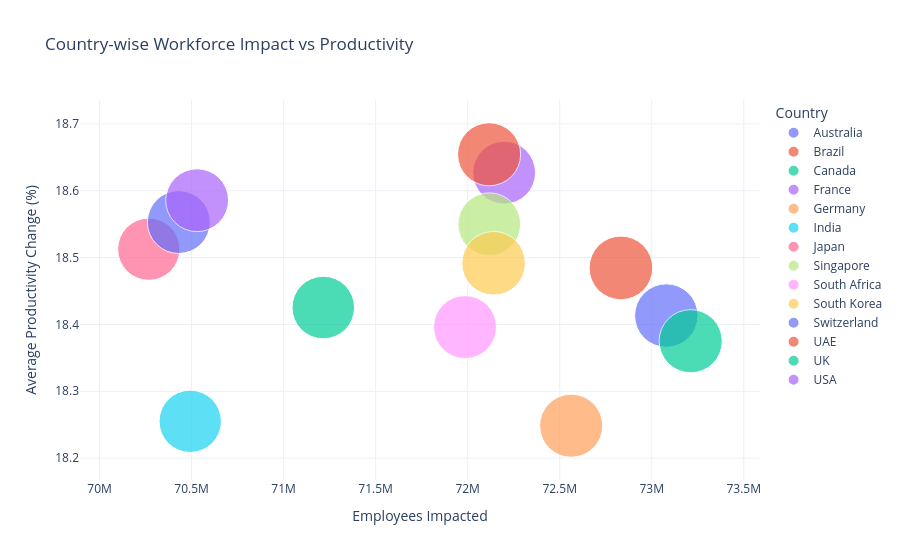

Notebook cell for this chart:
### Markdown cell above
COUNTRY IMPACT VS PRODUCTIVITY

### Code cell
#Country Impact vs Productivity

country_summary = (
    df.groupby("Country")
    .agg(
        Employees_Impacted=("Number of Employees Impacted", "sum"),
        Avg_Productivity=("Productivity Change (%)", "mean"),
        New_Roles=("New Roles Created", "sum")
    )
    .reset_index()
)

fig5 = px.scatter(
    country_summary,
    x="Employees_Impacted",
    y="Avg_Productivity",
    size="New_Roles",
    color="Country",
    hover_name="Country",
    size_max=45,
    title="Country-wise Workforce Impact vs Productivity"
)

fig5.update_layout(
    template="plotly_white",
    xaxis_title="Employees Impacted",
    yaxis_title="Average Productivity Change (%)"
)

fig5.show()

### Figure 1 — Plotly figure (JSON) as saved in the notebook; plotly's stock layout.template omitted (floating-point values rounded to 4 significant figures)
{"data": [{"hovertemplate": "<b>%{hovertext}</b><br><br>Country=Australia<br>Employees_Impacted=%{x}<br>Avg_Productivity=%{y}<br>New_Roles=%{marker.size}<extra></extra>", "hovertext": ["Australia"], "legendgroup": "Australia", "marker": {"color": "#636efa", "size": [112170], "sizemode": "area", "sizeref": 55.91, "symbol": "circle"}, "mode": "markers", "name": "Australia", "orientation": "v", "showlegend": true, "type": "scatter", "x": [73079031], "xaxis": "x", "y": [18.41], "yaxis": "y"}, {"hovertemplate": "<b>%{hovertext}</b><br><br>Country=Brazil<br>Employees_Impacted=%{x}<br>Avg_Productivity=%{y}<br>New_Roles=%{marker.size}<extra></extra>", "hovertext": ["Brazil"], "legendgroup": "Brazil", "marker": {"color": "#EF553B", "size": [113219], "sizemode": "area", "sizeref": 55.91, "symbol": "circle"}, "mode": "markers", "name": "Brazil", "orientation": "v", "showlegend": true, "type": "scatter", "x": [72832588], "xaxis": "x", "y": [18.48], "yaxis": "y"}, {"hovertemplate": "<b>%{hovertext}</b><br><br>Country=Canada<br>Employees_Impacted=%{x}<br>Avg_Productivity=%{y}<br>New_Roles=%{marker.size}<extra></extra>", "hovertext": ["Canada"], "legendgroup": "Canada", "marker": {"color": "#00cc96", "size": [111573], "sizemode": "area", "sizeref": 55.91, "symbol": "circle"}, "mode": "markers", "name": "Canada", "orientation": "v", "showlegend": true, "type": "scatter", "x": [73211580], "xaxis": "x", "y": [18.37], "yaxis": "y"}, {"hovertemplate": "<b>%{hovertext}</b><br><br>Country=France<br>Employees_Impacted=%{x}<br>Avg_Productivity=%{y}<br>New_Roles=%{marker.size}<extra></extra>", "hovertext": ["France"], "legendgroup": "France", "marker": {"color": "#ab63fa", "size": [110323], "sizemode": "area", "sizeref": 55.91, "symbol": "circle"}, "mode": "markers", "name": "France", "orientation": "v", "showlegend": true, "type": "scatter", "x": [72198211], "xaxis": "x", "y": [18.63], "yaxis": "y"}, {"hovertemplate": "<b>%{hovertext}</b><br><br>Country=Germany<br>Employees_Impacted=%{x}<br>Avg_Productivity=%{y}<br>New_Roles=%{marker.size}<extra></extra>", "hovertext": ["Germany"], "legendgroup": "Germany", "marker": {"color": "#FFA15A", "size": [111245], "sizemode": "area", "sizeref": 55.91, "symbol": "circle"}, "mode": "markers", "name": "Germany", "orientation": "v", "showlegend": true, "type": "scatter", "x": [72562351], "xaxis": "x", "y": [18.25], "yaxis": "y"}, {"hovertemplate": "<b>%{hovertext}</b><br><br>Country=India<br>Employees_Impacted=%{x}<br>Avg_Productivity=%{y}<br>New_Roles=%{marker.size}<extra></extra>", "hovertext": ["India"], "legendgroup": "India", "marker": {"color": "#19d3f3", "size": [108407], "sizemode": "area", "sizeref": 55.91, "symbol": "circle"}, "mode": "markers", "name": "India", "orientation": "v", "showlegend": true, "type": "scatter", "x": [70492597], "xaxis": "x", "y": [18.26], "yaxis": "y"}, {"hovertemplate": "<b>%{hovertext}</b><br><br>Country=Japan<br>Employees_Impacted=%{x}<br>Avg_Productivity=%{y}<br>New_Roles=%{marker.size}<extra></extra>", "hovertext": ["Japan"], "legendgroup": "Japan", "marker": {"color": "#FF6692", "size": [108171], "sizemode": "area", "sizeref": 55.91, "symbol": "circle"}, "mode": "markers", "name": "Japan", "orientation": "v", "showlegend": true, "type": "scatter", "x": [70267414], "xaxis": "x", "y": [18.51], "yaxis": "y"}, {"hovertemplate": "<b>%{hovertext}</b><br><br>Country=Singapore<br>Employees_Impacted=%{x}<br>Avg_Productivity=%{y}<br>New_Roles=%{marker.size}<extra></extra>", "hovertext": ["Singapore"], "legendgroup": "Singapore", "marker": {"color": "#B6E880", "size": [109877], "sizemode": "area", "sizeref": 55.91, "symbol": "circle"}, "mode": "markers", "name": "Singapore", "orientation": "v", "showlegend": true, "type": "scatter", "x": [72117438], "xaxis": "x", "y": [18.55], "yaxis": "y"}, {"hovertemplate": "<b>%{hovertext}</b><br><br>Country=South Africa<br>Employees_Impacted=%{x}<br>Avg_Productivity=%{y}<br>New_Roles=%{marker.size}<extra></extra>", "hovertext": ["South Africa"], "legendgroup": "South Africa", "marker": {"color": "#FF97FF", "size": [110693], "sizemode": "area", "sizeref": 55.91, "symbol": "circle"}, "mode": "markers", "name": "South Africa", "orientation": "v", "showlegend": true, "type": "scatter", "x": [71985583], "xaxis": "x", "y": [18.4], "yaxis": "y"}, {"hovertemplate": "<b>%{hovertext}</b><br><br>Country=South Korea<br>Employees_Impacted=%{x}<br>Avg_Productivity=%{y}<br>New_Roles=%{marker.size}<extra></extra>", "hovertext": ["South Korea"], "legendgroup": "South Korea", "marker": {"color": "#FECB52", "size": [113147], "sizemode": "area", "sizeref": 55.91, "symbol": "circle"}, "mode": "markers", "name": "South Korea", "orientation": "v", "showlegend": true, "type": "scatter", "x": [72140837], "xaxis": "x", "y": [18.49], "yaxis": "y"}, {"hovertemplate": "<b>%{hovertext}</b><br><br>Country=Switzerland<br>Employees_Impacted=%{x}<br>Avg_Productivity=%{y}<br>New_Roles=%{marker.size}<extra></extra>", "hovertext": ["Switzerland"], "legendgroup": "Switzerland", "marker": {"color": "#636efa", "size": [110366], "sizemode": "area", "sizeref": 55.91, "symbol": "circle"}, "mode": "markers", "name": "Switzerland", "orientation": "v", "showlegend": true, "type": "scatter", "x": [70430395], "xaxis": "x", "y": [18.55], "yaxis": "y"}, {"hovertemplate": "<b>%{hovertext}</b><br><br>Country=UAE<br>Employees_Impacted=%{x}<br>Avg_Productivity=%{y}<br>New_Roles=%{marker.size}<extra></extra>", "hovertext": ["UAE"], "legendgroup": "UAE", "marker": {"color": "#EF553B", "size": [111254], "sizemode": "area", "sizeref": 55.91, "symbol": "circle"}, "mode": "markers", "name": "UAE", "orientation": "v", "showlegend": true, "type": "scatter", "x": [72116404], "xaxis": "x", "y": [18.65], "yaxis": "y"}, {"hovertemplate": "<b>%{hovertext}</b><br><br>Country=UK<br>Employees_Impacted=%{x}<br>Avg_Productivity=%{y}<br>New_Roles=%{marker.size}<extra></extra>", "hovertext": ["UK"], "legendgroup": "UK", "marker": {"color": "#00cc96", "size": [109215], "sizemode": "area", "sizeref": 55.91, "symbol": "circle"}, "mode": "markers", "name": "UK", "orientation": "v", "showlegend": true, "type": "scatter", "x": [71215506], "xaxis": "x", "y": [18.43], "yaxis": "y"}, {"hovertemplate": "<b>%{hovertext}</b><br><br>Country=USA<br>Employees_Impacted=%{x}<br>Avg_Productivity=%{y}<br>New_Roles=%{marker.size}<extra></extra>", "hovertext": ["USA"], "legendgroup": "USA", "marker": {"color": "#ab63fa", "size": [110561], "sizemode": "area", "sizeref": 55.91, "symbol": "circle"}, "mode": "markers", "name": "USA", "orientation": "v", "showlegend": true, "type": "scatter", "x": [70530085], "xaxis": "x", "y": [18.59], "yaxis": "y"}], "layout": {"legend": {"itemsizing": "constant", "title": {"text": "Country"}, "tracegroupgap": 0}, "title": {"text": "Country-wise Workforce Impact vs Productivity"}, "xaxis": {"anchor": "y", "domain": [0, 1], "title": {"text": "Employees Impacted"}}, "yaxis": {"anchor": "x", "domain": [0, 1], "title": {"text": "Average Productivity Change (%)"}}}}
